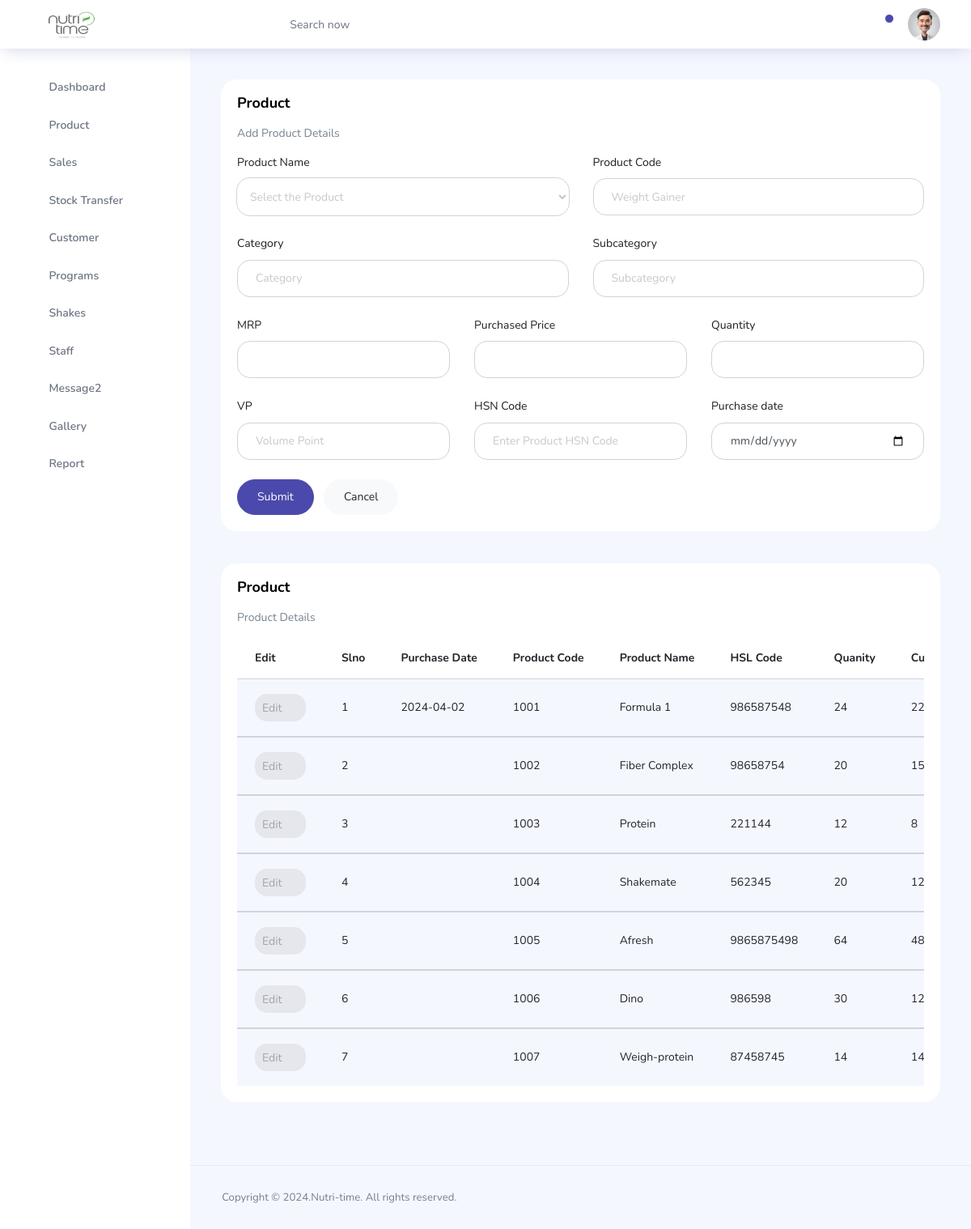
The app's page /Admin/pages/admin-product.php (signed in) with its own data.
### tables this page shows
CREATE TABLE `price` (
  `pri_id` int(11) NOT NULL,
  `pro_name` varchar(50) NOT NULL,
  `pro_code` varchar(20) NOT NULL,
  `pro_category` varchar(50) NOT NULL,
  `pro_subcat` varchar(50) NOT NULL,
  `pro_mrp` varchar(10) NOT NULL,
  `pro_price` varchar(20) NOT NULL,
  `pro_dis15` varchar(10) NOT NULL,
  `pro_dis25` varchar(10) NOT NULL,
  `pro_dis35` varchar(10) NOT NULL,
  `pro_dis42` varchar(10) NOT NULL,
  `pro_dis50` varchar(10) NOT NULL,
  `pro_vp` varchar(100) NOT NULL,
  `pro_vptotal` varchar(10) NOT NULL,
  `pro_scoop` varchar(10) NOT NULL,
  `pro_scoop15` varchar(10) NOT NULL,
  `pro_scoop25` varchar(10) NOT NULL,
  `pro_scoop35` varchar(10) NOT NULL,
  `pro_scoop42` varchar(10) NOT NULL,
  `pro_scoop50` varchar(10) NOT NULL,
  `pro_quantity` varchar(10) NOT NULL,
  `pro_curquantity` varchar(10) NOT NULL,
  `pro_hsn` varchar(200) NOT NULL,
  `pro_img` varchar(100) NOT NULL,
  `pro_date` varchar(100) NOT NULL
);

### Admin/pages/admin-product.php (the view, shortened to what this page needs)
<?php
include './connect.php';
$p_code1 =  $p_cat1 = $p_sub1 = $p_name1 =  $p_vp1 = $p_hsn1 = '';
?>
<!DOCTYPE html>
<html lang="en">
<head>
  <link rel="stylesheet" href="../vendors/feather/feather.css">
  <link rel="stylesheet" href="../vendors/ti-icons/css/themify-icons.css">
  <link rel="stylesheet" href="../vendors/css/vendor.bundle.base.css">
  <link rel="stylesheet" href="../vendors/select2/select2.min.css">
  <link rel="stylesheet" href="../vendors/select2-bootstrap-theme/select2-bootstrap.min.css">
  <link rel="stylesheet" href="../css/vertical-layout-light/style.css">
</head>
<body>
  <div class="container-scroller">
    <?php
    include './topbar.php';
    ?>
    <div class="main-panel">
      <div class="content-wrapper">
        <div class="row">
          <div class="col-12 grid-margin stretch-card">
            <div class="card">
              <div class="card-body">
                <h1 class="card-title">Product</h1>
                <p class="card-description">Add Product Details</p>
                <form method="post" class="forms-sample" enctype="multipart/form-data">
                  <div class="row">
                    <div class="col-lg-6 col-md col-sm col-12">
                      <div class="form-group">
                        <label>Product Name</label>
                        <select class="form-control" style="border-radius: 16px;" name="proname" id="proname" onchange="updatePrice()">
                          <option selected>Select the Product</option>
                        </select>
                      </div>
                    </div>
                    <div class="col-lg-6 col-md col-sm col-12">
                      <div class="form-group">
                        <label>Product Code</label>
                        <input type="text" class="form-control" style="border-radius: 16px;" placeholder="Weight Gainer" name="procode" id="procode" value="<?php echo $p_code1; ?>" required>
                      </div>
                    </div>
                  </div>
                  <div class="row">
                    <div class="col">
                      <div class="form-group">
                        <label>Category</label>
                        <input type="text" class="form-control" style="border-radius: 16px;" placeholder="Category" name="procat" id="procat" value="<?php echo $p_cat1; ?>" required>
                      </div>
                    </div>
                    <div class="col">
                      <div class="form-group">
                        <label>Subcategory</label>
                        <input type="text" class="form-control" style="border-radius: 16px;" placeholder="Subcategory" name="prosubcat" id="prosubcat" value="<?php echo $p_sub1; ?>" required>
                      </div>
                    </div>
                  </div>
                  <div class="row">
                    <div class="col">
                      <div class="form-group">
                        <label>MRP</label>
                        <input type="number" class="form-control" style="border-radius: 16px;" name="promrp" id="promrp" value="<?php echo $p_mrp1; ?>" required>
                      </div>
                    </div>
                    <div class="col">
                      <div class="form-group">
                        <label>Purchased Price</label>
                        <input type="number" class="form-control" style="border-radius: 16px;" name="proprice" id="proprice" value="<?php echo $p_pri1; ?>" required>
                      </div>
                    </div>
                    <div class="col">
                      <div class="form-group">
                        <label>Quantity</label>
                        <input type="number" class="form-control" style="border-radius: 16px;" name="proquant" value="<?php echo $p_qua1; ?>" required>
                      </div>
                    </div>
                  </div>
                  <div class="row">
                    <div class="col">
                      <div class="form-group">
                        <label>VP</label>
                        <input type="text" class="form-control" style="border-radius: 16px;" placeholder="Volume Point" name="provp" id="provp" value="<?php echo $p_vp1; ?>" required>
                      </div>
                    </div>
                    <div class="col">
                      <div class="form-group">
                        <label>HSN Code</label>
                        <input type="text" class="form-control" style="border-radius: 16px;" placeholder="Enter Product HSN Code" name="prohsn" value="<?php echo $p_hsn1; ?>" required>
                      </div>
                    </div>
                    <div class="col">
                      <div class="form-group">
                        <label>Purchase date</label>
                        <input type="date" class="form-control" style="border-radius: 16px;" placeholder="Enter Product Purchase date" name="prodate" value="<?php echo $p_date1; ?>" required>
                      </div>
                    </div>
                  </div>
                  <button type="submit" class="btn btn-primary mr-2 rounded-pill" name="submitp">Submit</button>
                  <a href="./admin-product.php" type="reset" class="btn btn-light rounded-pill">Cancel</a>
                </form>
              </div>
            </div>
          </div>
        </div>
        <div class="row ">
          <div class="col-lg-12 grid-margin stretch-card">
            <div class="card">
              <div class="card-body">
                <h4 class="card-title">Product</h4>
                <div class="row">
                  <div class="col-md-9">
                    <p class="card-description">Product Details</p>
                  </div>
                </div>
                <div class="table-responsive">
                  <table class="table table-striped">
                    <thead>
                      <tr>
                        <th>Edit</th>
                        <th>Slno</th>
                        <th>Purchase Date</th>
                        <th>Product Code</th>
                        <th>Product Name</th>
                        <th>HSL Code</th>
                        <th>Quanity</th>
                        <th>Current Quantity</th>
                      </tr>
                    </thead>
                    <?php
                    $sql = mysqli_query($conn, "SELECT * FROM price ORDER BY pri_id");
                    $serialNo = 1;
                    while ($row = mysqli_fetch_assoc($sql)) {
                      $pro_id = $row['pri_id'];
                      $pro_cod = $row['pro_code'];
                      $pro_nam = $row['pro_name'];
                      $pro_hsn = $row['pro_hsn'];
                      $pro_qua = $row['pro_quantity'];
                      $pro_curqua = $row['pro_curquantity'];
                      $pro_date = $row['pro_date'];
                    ?>
                      <tbody>
                        <tr>
                          <td>
                            <a href="admin-product.php?pid=<?php echo $pro_id; ?>" class="btn btn-inverse-secondary btn-icon-text p-2">Edit<i class="ti-pencil-alt btn-icon-append"></i>
                            </a>
                          </td>
                          <td class="py-1"><?php echo $serialNo++; ?></td>
                          <td class="py-1"><?php echo $pro_date; ?></td>
                          <td class="py-1"><?php echo $pro_cod; ?></td>
                          <td><?php echo $pro_nam; ?></td>
                          <td><?php echo $pro_hsn; ?></td>
                          <td><?php echo $pro_qua; ?></td>
                          <td><?php echo $pro_curqua; ?></td>
                        </tr>
                      </tbody>
                    <?php
                    }
                    ?>
                  </table>
                </div>
              </div>
            </div>
          </div>
        </div>
      </div>
      <footer class="footer">
        <div class="d-sm-flex justify-content-center justify-content-sm-between">
          <span class="text-muted text-center text-sm-left d-block d-sm-inline-block">Copyright © 2024.Nutri-time. All rights reserved.</span>
        </div>
      </footer>
    </div>
  </div>
  </div>
</body>
</html>

### records on screen
price: pro_date "2024-04-02", pro_code "1001", pro_name "Formula 1", pro_hsn "986587548", pro_quantity "24", pro_curquantity "22"
price: pro_code "1002", pro_name "Fiber Complex", pro_hsn "98658754", pro_quantity "20", pro_curquantity "15"
price: pro_code "1003", pro_name "Protein", pro_hsn "221144", pro_quantity "12", pro_curquantity "8"
price: pro_code "1004", pro_name "Shakemate", pro_hsn "562345", pro_quantity "20", pro_curquantity "12"
price: pro_code "1005", pro_name "Afresh", pro_hsn "9865875498", pro_quantity "64", pro_curquantity "48"
price: pro_code "1006", pro_name "Dino", pro_hsn "986598", pro_quantity "30", pro_curquantity "12"
price: pro_code "1007", pro_name "Weigh-protein", pro_hsn "87458745", pro_quantity "14", pro_curquantity "14"
